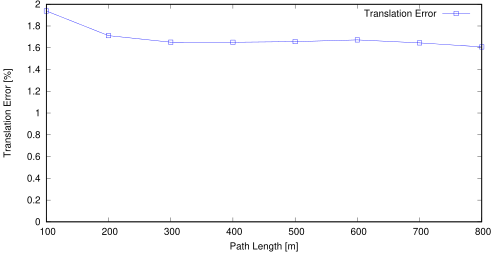

The script that saved this image:
set term postscript eps enhanced color
set output "sub01_tl.eps"
set size ratio 0.5
set yrange [0:*]
set xlabel "Path Length [m]"
set ylabel "Translation Error [%]"
plot "sub01_tl.txt" using 1:($2*100) title 'Translation Error' lc rgb "#0000FF" pt 4 w linespoints
